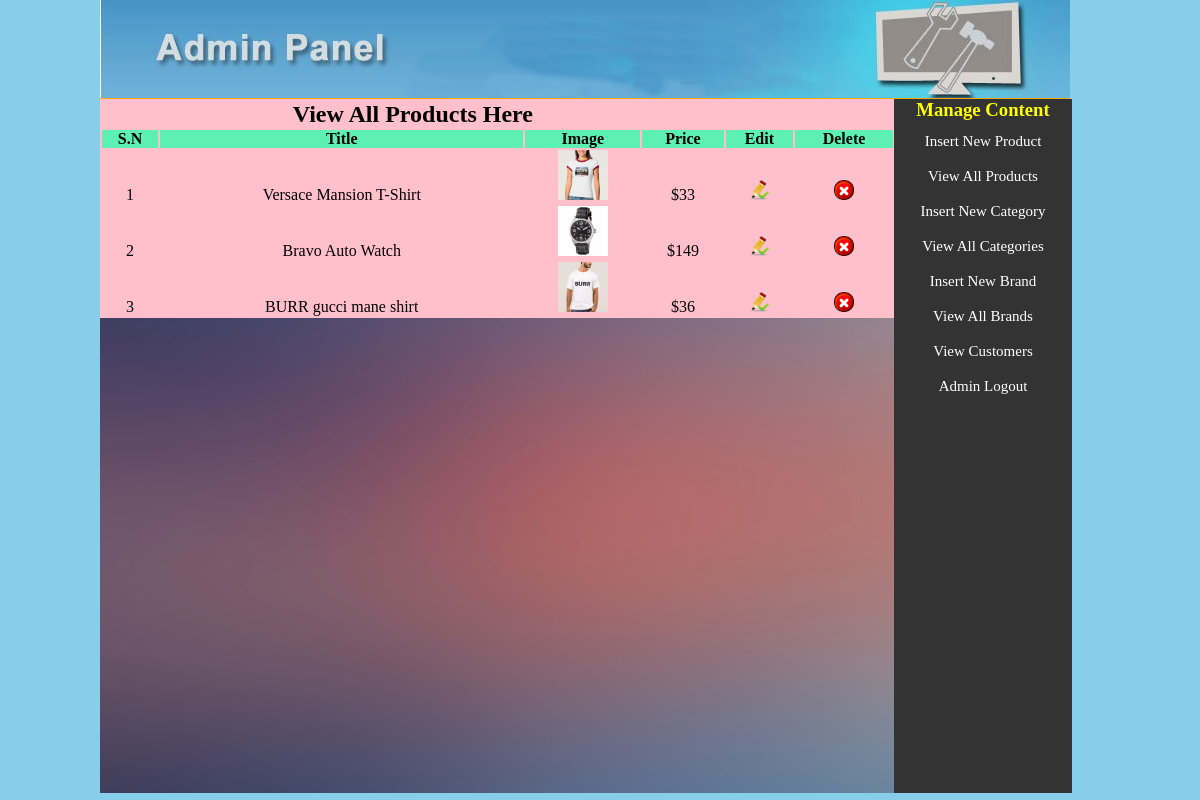
Page /admin_area/index.php?view_products (signed in) on the committed database.
### tables this page shows
CREATE TABLE IF NOT EXISTS `products` (
  `product_id` int(100) NOT NULL,
  `product_cat` int(100) NOT NULL,
  `product_brand` int(100) NOT NULL,
  `product_title` varchar(255) NOT NULL,
  `product_price` int(100) NOT NULL,
  `product_desc` text NOT NULL,
  `product_image` text NOT NULL,
  `product_keywords` text NOT NULL
);

### admin_area/view_products.php (the view)
<?php
if(!isset($_SESSION['user_email'])){
  echo "<script>window.open('login.php','_self')</script>";
}
else{
?>
<table width="795" align="center" bgcolor="pink">
  <tr align="center">
    <td colspan="4"><h2 style="text-align:center;">View All Products Here</h2></td>
  </tr>
  <tr align="center" bgcolor="#5cf1b3">
    <th>S.N</th>
    <th>Title</th>
    <th>Image</th>
    <th>Price</th>
    <th>Edit</th>
    <th>Delete</th>
  </tr>
  <?php
  include("includes/db.php");
  $get_pro = "select *from products";
  $run_pro = mysqli_query($con, $get_pro);
  $i = 0;
  while($row_pro = mysqli_fetch_array($run_pro)){
    $pro_id = $row_pro['product_id'];
    $pro_title = $row_pro['product_title'];
    $pro_image = $row_pro['product_image'];
    $pro_price = $row_pro['product_price'];
    $i++;
    ?>
   <tr align="center">
     <td><?php echo $i ?></td>
     <td><?php echo $pro_title ?></td>
     <td><img src="product_images/<?php echo $pro_image ?>"width="50" height="50"></td>
     <td><?php echo "$" . $pro_price ?></td>
     <td><a href="index.php?edit_pro=<?php echo $pro_id; ?>"><img src="images/edit-icon.png" width="20" height="20" /></a></td>
     <td><a href="delete_pro.php?delete_pro=<?php echo $pro_id; ?>"><img src="images/icon-delete.png" width="20" height="20" /></a></td>
   </tr>
   <?php
}
    ?>
</table>
<?php  }?>

### admin_area/styles/style.css (style rules this page uses)
html, body, div, span, applet, object, iframe, h1, h2, h3, h4, h5, h6, p, blockquote, pre, a, abbr, acronym, address, big, cite, code, del, dfn, em, img, ins, kbd, q, s, samp, small, strike, strong, sub, sup, tt, var, b, u, i, center, dl, dt, dd, ol, ul, li, fieldset, form, label, legend, table, caption, tbody, tfoot, thead, tr, th, td, article, aside, canvas, details, embed, figure, figcaption, footer, header, hgroup, menu, nav, output, ruby, section, summary, time, mark, audio, video { margin: 0; padding: 0; border: 0; vertical-align: baseline; }
body { background:skyblue; }

### rows in the picture
products: product_title "Versace Mansion T-Shirt", product_image (picture), product_price "33"
products: product_title "Bravo Auto Watch", product_image (picture), product_price "149"
products: product_title "BURR gucci mane shirt", product_image (picture), product_price "36"
